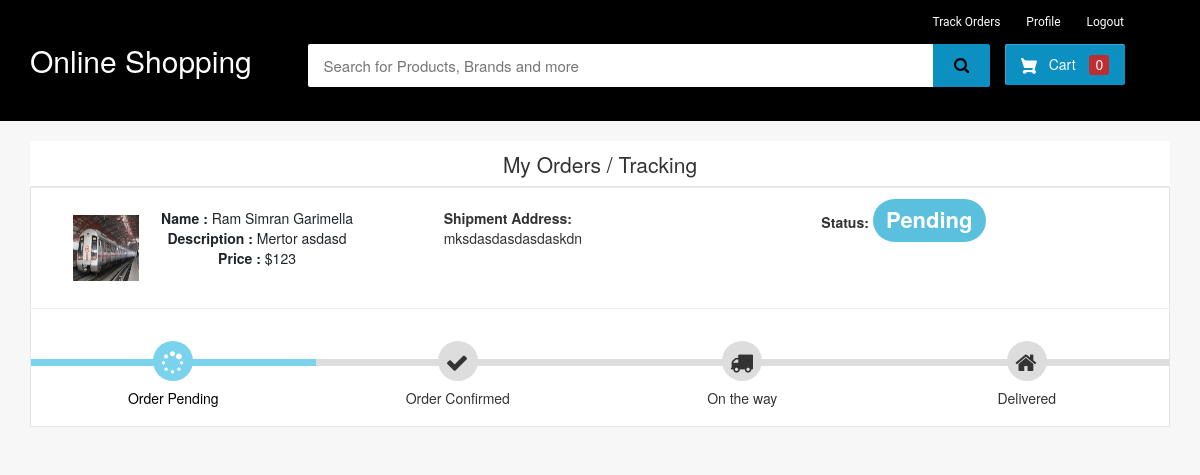
/my-order (signed in), run on an earlier commit of the app's database.
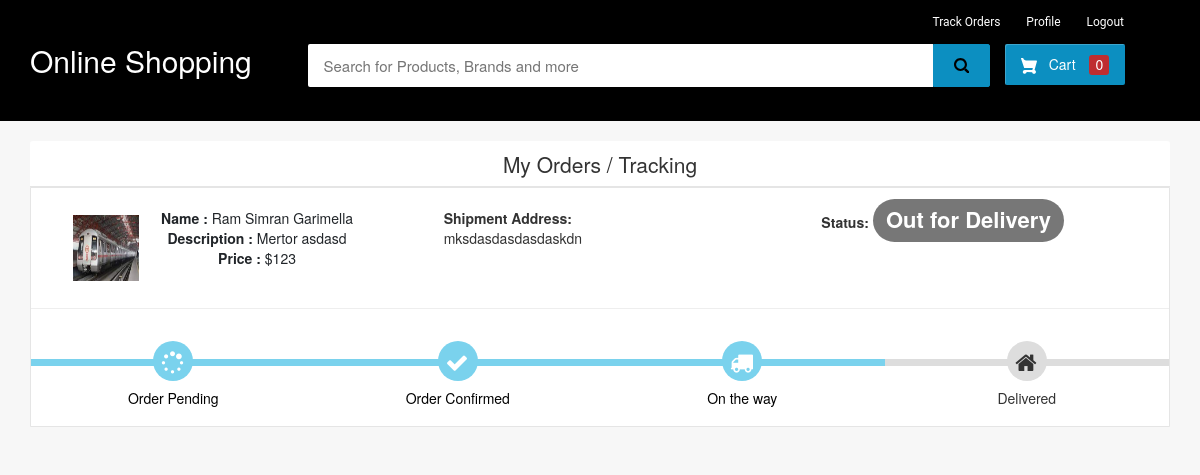
And on a later commit of the database.
### ecom/models.py (models this page shows)
class Orders(models.Model):
    STATUS =(
        ('Pending','Pending'),
        ('Order Confirmed','Order Confirmed'),
        ('Out for Delivery','Out for Delivery'),
        ('Delivered','Delivered'),
    )
    customer=models.ForeignKey('Customer', on_delete=models.CASCADE,null=True)
    product=models.ForeignKey('Product',on_delete=models.CASCADE,null=True)
    email = models.CharField(max_length=50,null=True)
    address = models.CharField(max_length=500,null=True)
    mobile = models.CharField(max_length=20,null=True)
    order_date= models.DateField(auto_now_add=True,null=True)
    status=models.CharField(max_length=50,null=True,choices=STATUS)

### ecom/views.py (the view)
# urls.py: path("my-order", views.my_order_view, name="my-order"),
@login_required(login_url="customerlogin")
@user_passes_test(is_customer)
def my_order_view(request):
    customer = models.Customer.objects.get(user_id=request.user.id)
    orders = models.Orders.objects.all().filter(customer_id=customer)
    ordered_products = []
    for order in orders:
        ordered_product = models.Product.objects.all().filter(id=order.product.id)
        ordered_products.append(ordered_product)
    return render(
        request, "ecom/my_order.html", {"data": zip(ordered_products, orders)}
    )

### ecom/views.py (called while the page is built)
def is_customer(user):
    return user.groups.filter(name="CUSTOMER").exists()

### templates/ecom/my_order.html (shortened to what the changed rows need)
{% extends 'ecom/customer_base.html' %} {% load static %} {% block content %}
<br />
<div class="container">
  {% for products,order in data %}
  <article class="card">
    <div class="card-body">
      <ul class="row" style="margin-left: 20px; margin-top: 20px">
        <li class="col-md-4">
          <figure class="itemside mb-3">
            {%for product in products%}
            <div class="aside">
              <img
                src="{% static product.product_image.url %}"
                class="img-sm border"
              />
            </div>
            <figcaption class="info align-self-center">
              <p class="title">
                <strong>Name : </strong>{{product.name}} <br />
                <strong>Description : </strong>{{product.description}} <br />
                <strong>Price : </strong>${{product.price}}
              </p>
            </figcaption>
          </figure>
        </li>
        <li class="col-md-4">
          <div class="col">
            <strong>Shipment Address:</strong> <br />
            {{order.address}}
          </div>
        </li>
        <li class="col-md-4">
          <div class="col">
            <strong>Status:</strong>
            {% if order.status == 'Pending'%}
            <td>
              <span
                class="label label-info"
                style="font-size: 22px; border-radius: 45px"
                >{{order.status}}</span
              >
            </td>
            {% elif order.status == 'Out for Delivery' %}
            <td>
              <span
                class="label label-default"
                style="font-size: 22px; border-radius: 45px"
                >{{order.status}}</span
              >
            </td>
            {%endif%}
          </div>
          <br />
        </li>
        {%endfor%}
      </ul>
      <hr />
      <div class="track">
        {%if order.status == 'Pending' %}
        <div class="step active">
          <span class="icon">
            <i
              style="padding-top: 0.2em; padding-right: 0.5em"
              class="fa fa-spinner"
            ></i>
          </span>
          <span class="text">Order Pending</span>
        </div>
        <div class="step">
          <span class="icon">
            <i
              style="padding-top: 0.2em; padding-right: 0.5em"
              class="fa fa-check"
            ></i>
          </span>
          <span class="text"> Order Confirmed</span>
        </div>
        <div class="step">
          <span class="icon">
            <i
              style="padding-top: 0.2em; padding-right: 0.5em"
              class="fa fa-truck"
            ></i>
          </span>
          <span class="text"> On the way </span>
        </div>
        <div class="step">
          <span class="icon">
            <i
              style="padding-top: 0.2em; padding-right: 0.5em"
              class="fa fa-home"
            ></i>
          </span>
          <span class="text">Delivered</span>
        </div>
        {%elif order.status == 'Out for Delivery'%}
        <div class="step active">
          <span class="icon">
            <i
              style="padding-top: 0.2em; padding-right: 0.5em"
              class="fa fa-spinner"
            ></i>
          </span>
          <span class="text">Order Pending</span>
        </div>
        <div class="step active">
          <span class="icon">
            <i
              style="padding-top: 0.2em; padding-right: 0.5em"
              class="fa fa-check"
            ></i>
          </span>
          <span class="text"> Order Confirmed</span>
        </div>
        <div class="step active">
          <span class="icon">
            <i
              style="padding-top: 0.2em; padding-right: 0.5em"
              class="fa fa-truck"
            ></i>
          </span>
          <span class="text"> On the way </span>
        </div>
        <div class="step">
          <span class="icon">
            <i
              style="padding-top: 0.2em; padding-right: 0.5em"
              class="fa fa-home"
            ></i>
          </span>
          <span class="text">Delivered</span>
        </div>
        {%endif%}
      </div>
    </div>
  </article>
  <br />
  {%endfor%}
</div>
<br /><br /><br /><br /><br />
{% endblock content %}

What changed in the data, as far as the page shows it:
changed Orders "mksdasdasdasdaskdn": status "Pending" → "Out for Delivery"
